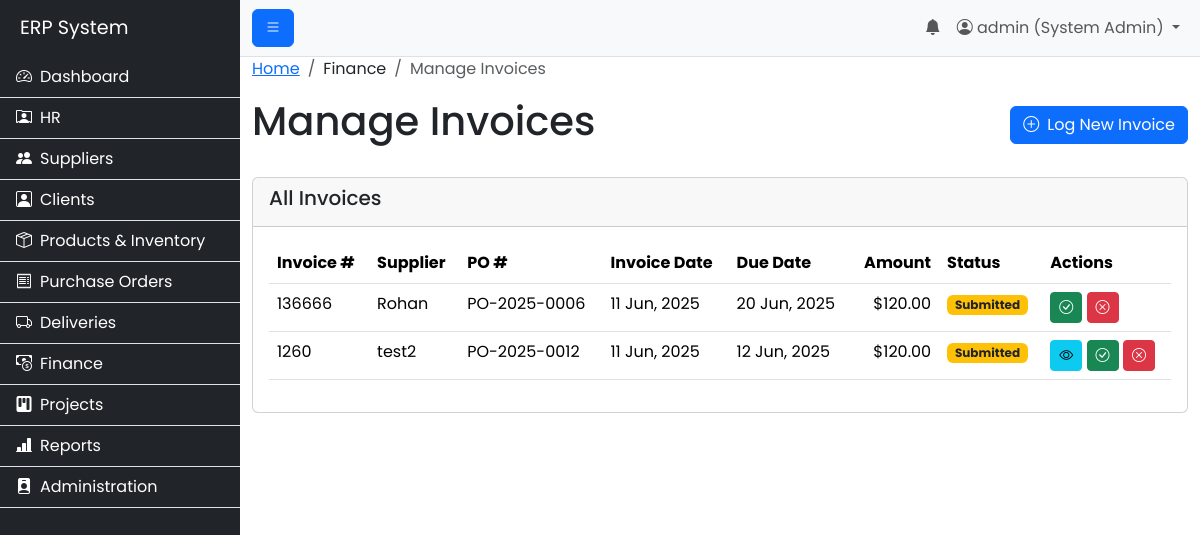
The page /modules/finance/view_invoices.php (signed in) on the database as committed earlier.
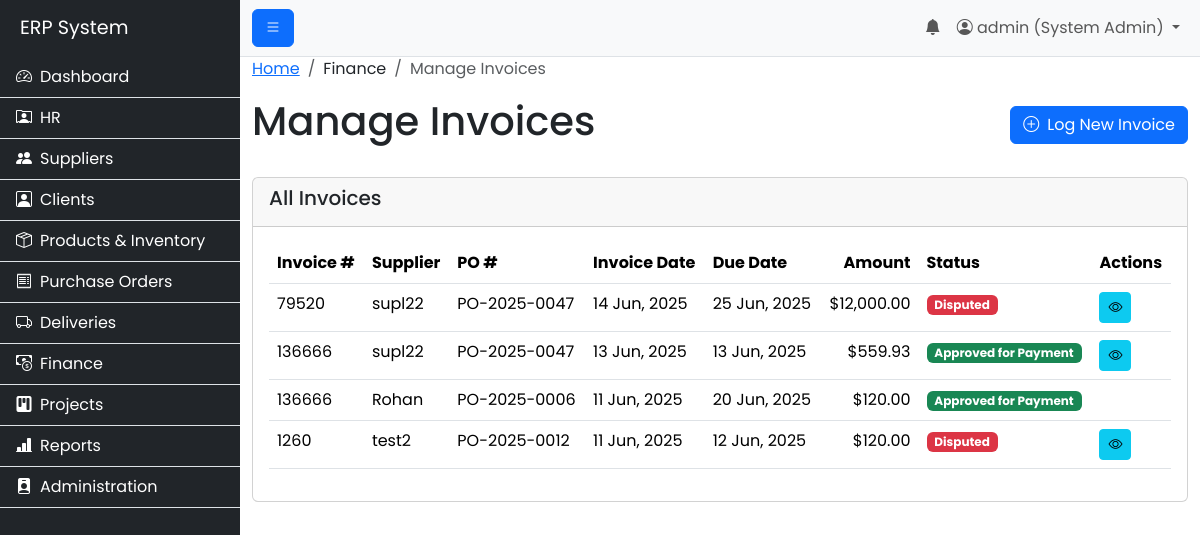
The same page on the database as committed later.
### tables this page shows
CREATE TABLE `invoices` (
  `id` int(11) NOT NULL,
  `po_id` int(11) NOT NULL,
  `supplier_id` int(11) NOT NULL,
  `invoice_number` varchar(100) NOT NULL,
  `invoice_date` date NOT NULL,
  `due_date` date NOT NULL,
  `total_amount` decimal(10,2) NOT NULL,
  `status` enum('Draft','Submitted','Approved for Payment','Paid','Disputed') NOT NULL DEFAULT 'Submitted',
  `file_path` varchar(255) DEFAULT NULL COMMENT 'Path to the uploaded invoice PDF',
  `created_at` timestamp NOT NULL DEFAULT current_timestamp()
);

CREATE TABLE `suppliers` (
  `id` int(11) NOT NULL,
  `supplier_name` varchar(255) NOT NULL,
  `address` text DEFAULT NULL,
  `tax_id` varchar(100) DEFAULT NULL,
  `username` varchar(100) DEFAULT NULL,
  `password` varchar(255) DEFAULT NULL,
  `is_active` tinyint(1) NOT NULL DEFAULT 1,
  `bank_name` varchar(255) DEFAULT NULL,
  `bank_account_number` varchar(100) DEFAULT NULL,
  `bank_branch_code` varchar(50) DEFAULT NULL,
  `created_at` timestamp NOT NULL DEFAULT current_timestamp(),
  `updated_at` timestamp NOT NULL DEFAULT current_timestamp() ON UPDATE current_timestamp(),
  `rating_delivery_time` decimal(2,1) DEFAULT NULL,
  `rating_quality` decimal(2,1) DEFAULT NULL,
  `rating_communication` decimal(2,1) DEFAULT NULL,
  `on_time_delivery_rate` decimal(5,2) DEFAULT NULL
);

CREATE TABLE `purchase_orders` (
  `id` int(11) NOT NULL,
  `po_number` varchar(50) NOT NULL,
  `supplier_id` int(11) NOT NULL,
  `budget_id` int(11) DEFAULT NULL,
  `order_date` date NOT NULL,
  `expected_delivery_date` date DEFAULT NULL,
  `total_amount` decimal(10,2) NOT NULL DEFAULT 0.00,
  `status` varchar(50) NOT NULL DEFAULT 'Pending',
  `created_at` timestamp NOT NULL DEFAULT current_timestamp()
);

### includes/permissions.php (called while the page is built, shortened)
<?php
function has_permission($required_permissions) {
    if ($_SESSION['role_name'] == 'System Admin') {
        return true;
    }
    return false;
}
?>

### modules/finance/view_invoices.php (the view, shortened to what this page needs)
<?php
$page_title = "Manage Invoices";
include('../../includes/header.php');
$conn = connect_db();
$sql = "SELECT i.*, s.supplier_name, po.po_number
        FROM invoices i
        JOIN suppliers s ON i.supplier_id = s.id
        JOIN purchase_orders po ON i.po_id = po.id
        ORDER BY i.invoice_date DESC";
$result = $conn->query($sql);
$can_manage = has_permission('invoice_manage');
$can_approve = has_permission('invoice_approve');
?>
<nav aria-label="breadcrumb">
  <ol class="breadcrumb">
    <li class="breadcrumb-item"><a href="/erp_project/index.php">Home</a></li>
    <li class="breadcrumb-item">Finance</li>
    <li class="breadcrumb-item active" aria-current="page">Manage Invoices</li>
  </ol>
</nav>
<div class="d-flex justify-content-between align-items-center mb-4">
    <h1><?php echo $page_title; ?></h1>
    <?php if ($can_manage): ?>
        <a href="log_invoice.php" class="btn btn-primary"><i class="bi bi-plus-circle me-2"></i>Log New Invoice</a>
    <?php endif; ?>
</div>
<div class="card">
    <div class="card-header"><h5>All Invoices</h5></div>
    <div class="card-body">
        <div class="table-responsive">
            <table class="table table-hover">
                <thead>
                    <tr>
                        <th>Invoice #</th>
                        <th>Supplier</th>
                        <th>PO #</th>
                        <th>Invoice Date</th>
                        <th>Due Date</th>
                        <th class="text-end">Amount</th>
                        <th>Status</th>
                        <th>Actions</th>
                    </tr>
                </thead>
                <tbody>
                    <?php if ($result && $result->num_rows > 0): ?>
                        <?php while($row = $result->fetch_assoc()): ?>
                            <tr>
                                <td><?php echo htmlspecialchars($row['invoice_number']); ?></td>
                                <td><?php echo htmlspecialchars($row['supplier_name']); ?></td>
                                <td><?php echo htmlspecialchars($row['po_number']); ?></td>
                                <td><?php echo date("d M, Y", strtotime($row['invoice_date'])); ?></td>
                                <td><?php echo date("d M, Y", strtotime($row['due_date'])); ?></td>
                                <td class="text-end">$<?php echo number_format($row['total_amount'], 2); ?></td>
                                <td>
                                    <?php
                                    $status = htmlspecialchars($row['status']);
                                    $badge_class = 'bg-secondary';
                                    if ($status == 'Submitted') $badge_class = 'bg-warning text-dark';
                                    if ($status == 'Approved for Payment') $badge_class = 'bg-success';
                                    if ($status == 'Disputed') $badge_class = 'bg-danger';
                                    echo '<span class="badge ' . $badge_class . '">' . $status . '</span>';
                                    ?>
                                </td>
                                <td>
                                    <?php if (!empty($row['file_path'])): ?>
                                        <a href="/erp_project/<?php echo htmlspecialchars($row['file_path']); ?>" class="btn btn-sm btn-info" target="_blank" title="View Attachment"><i class="bi bi-eye"></i></a>
                                    <?php endif; ?>
                                    <?php if ($row['status'] == 'Submitted' && $can_approve): ?>
                                        <form action="handle_invoice_status.php" method="POST" class="d-inline">
                                            <button type="submit" class="btn btn-sm btn-success" title="Approve for Payment"><i class="bi bi-check-circle"></i></button>
                                        </form>
                                        <form action="handle_invoice_status.php" method="POST" class="d-inline">
                                            <button type="submit" class="btn btn-sm btn-danger" title="Dispute Invoice"><i class="bi bi-x-circle"></i></button>
                                        </form>
                                    <?php endif; ?>
                                </td>
                            </tr>
                        <?php endwhile; ?>
                    <?php else: ?>
                        <tr><td colspan="8" class="text-center text-muted">No invoices have been logged yet.</td></tr>
                    <?php endif; ?>
                </tbody>
            </table>
        </div>
    </div>
</div>
<?php
include('../../includes/footer.php');
?>

Rows that differ between the two databases and show on the page:
added invoices: invoice_number "79520", supplier.supplier_name "supl22", po.po_number "PO-2025-0047", invoice_date "14 Jun, 2025", due_date "25 Jun, 2025", total_amount "12,000.00", status "Disputed"
added invoices: invoice_number "136666", supplier.supplier_name "supl22", po.po_number "PO-2025-0047", invoice_date "13 Jun, 2025", due_date "13 Jun, 2025", total_amount "559.93", status "Approved for Payment"
changed invoices "20 Jun, 2025": status "Submitted" → "Approved for Payment"
changed invoices "12 Jun, 2025": status "Submitted" → "Disputed"
